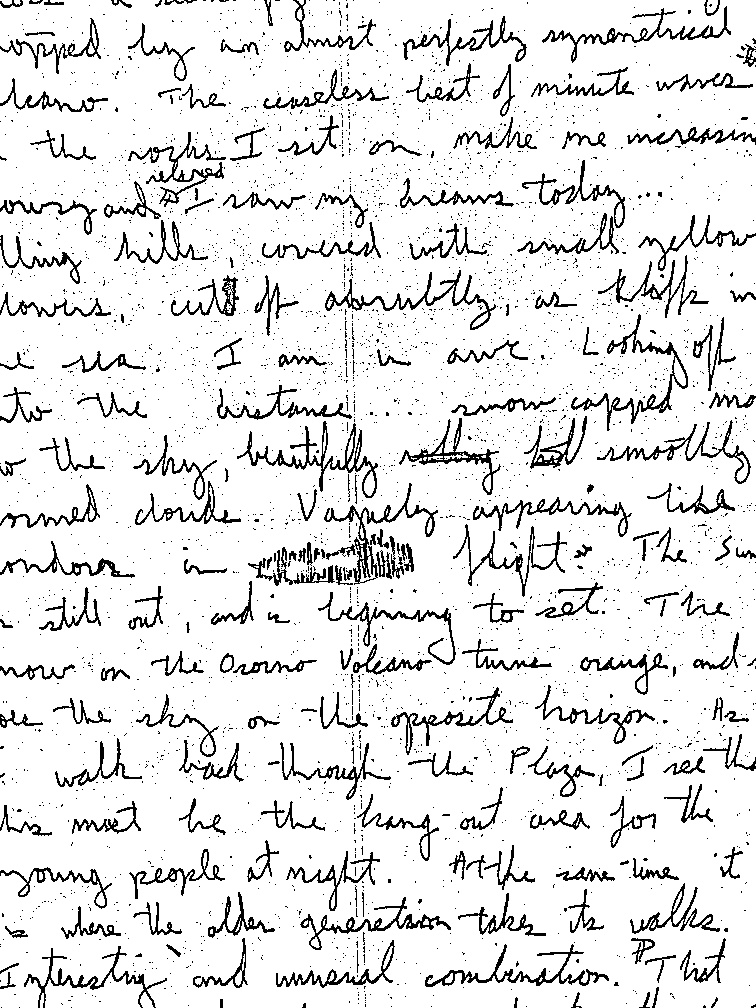
#> input picture Lab4/4-2.jpg, 756 x 1008 px, found by its file name
$ python task42.py
#> lines starting #> are read from the running program, lines starting #| are printed output that depends on the picture; after the words box and inside, x2 and y2 are one past the last pixel; in counts of white or black regions, pixels touching at a corner belong together
import cv2
import numpy as np
from win32api import GetSystemMetrics as gsm # monitor resolution


def fixresize(img, max):
    r = max / img.shape[0]
    dim = (int(img.shape[1] * r), max)
    return cv2.resize(img, dim)

f = cv2.FONT_ITALIC
k1 = np.ones((2,2))
k2 = np.ones((2,1))
k3 = np.ones((1,2))
c = 0

img  = cv2.imread('Lab4\\4-2.jpg', flags=cv2.IMREAD_GRAYSCALE)
#> img is the input picture: shape (1008, 756); min 0, max 255, mean 228.5
#img = cv2.blur(img, (2,2))
t, imgbt = cv2.threshold(img, 80, 255, cv2.THRESH_BINARY)
#> imgbt: shape (1008, 756); 89.7% white; black in thin lines or dots
imgbt = cv2.morphologyEx(imgbt, cv2.MORPH_CLOSE, k1)
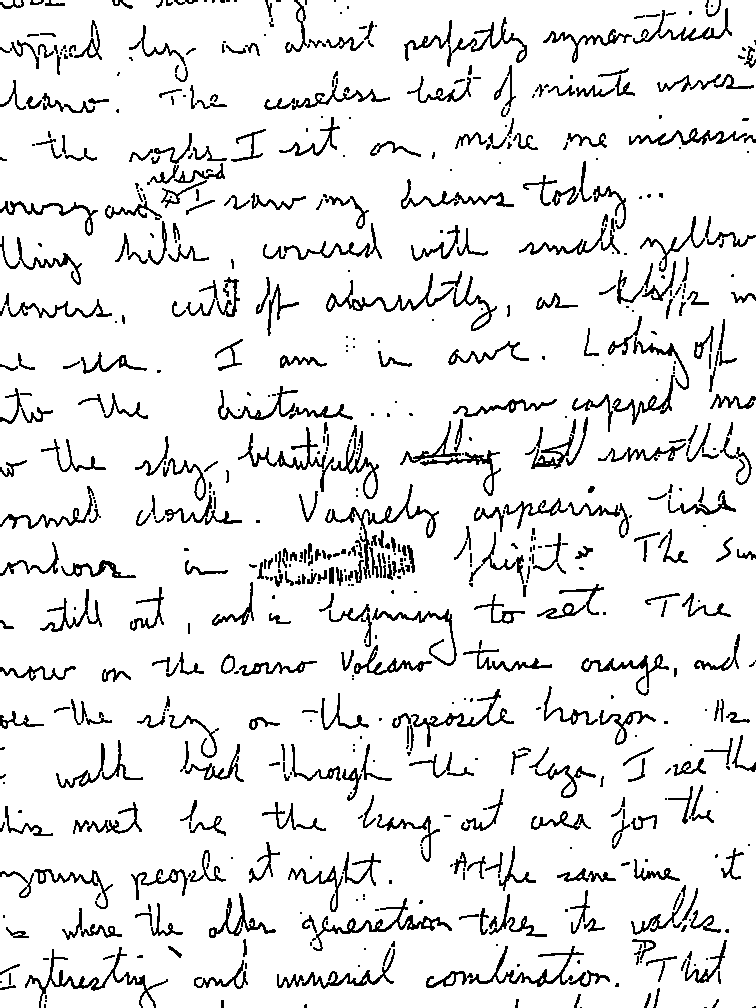
#> imgbt: shape (1008, 756); 90.7% white; black in thin lines or dots
imgbt = cv2.erode(imgbt, k2, None, (0,0), 3)
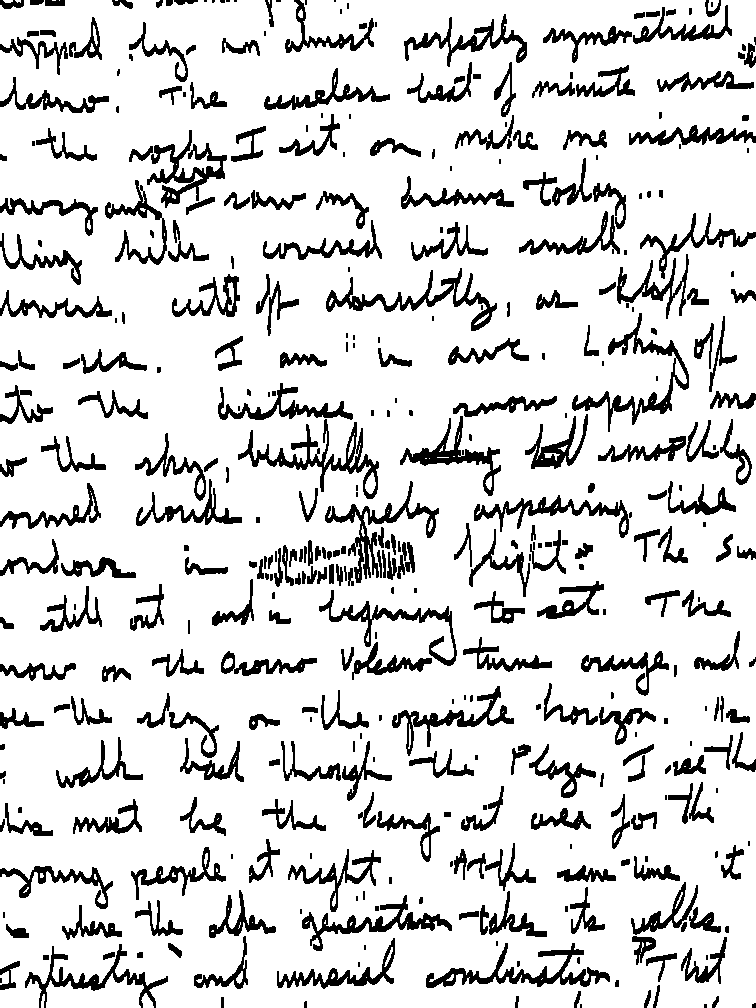
#> imgbt: shape (1008, 756); 84.8% white; 410 black regions (102 under 20 px), largest, box (x1, y1, x2, y2) and area: (238, 419, 379, 499) 2261, (572, 313, 689, 432) 2158, (426, 943, 610, 988) 2127
imgbt = cv2.erode(imgbt, k3, None, (1,0), 1)
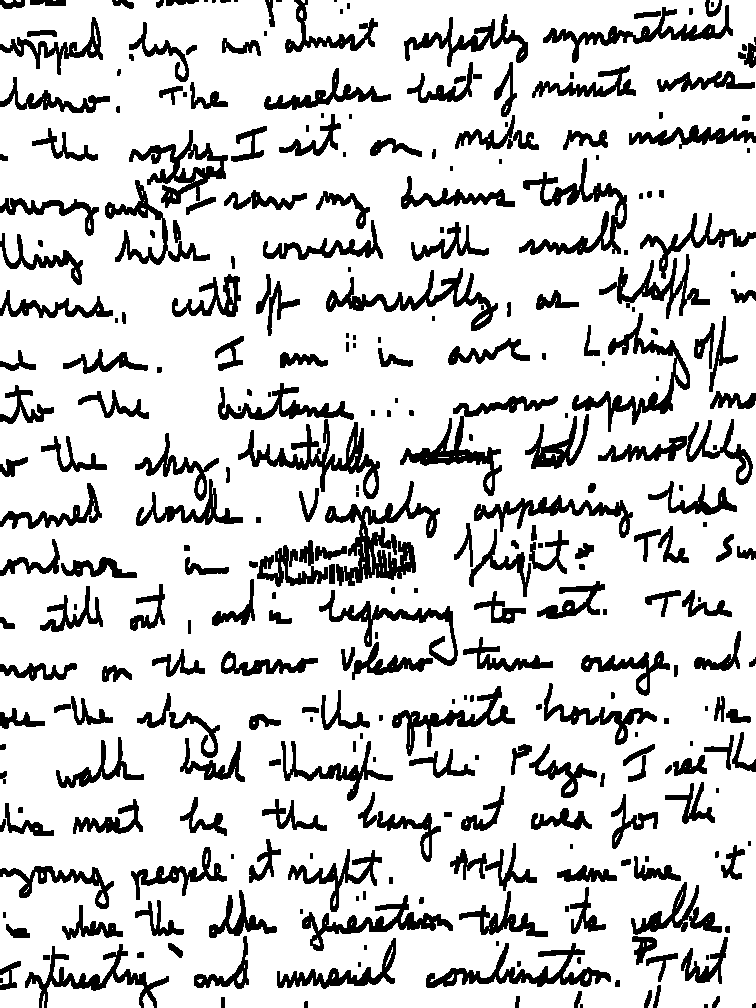
#> imgbt: shape (1008, 756); 82% white; 317 black regions (60 under 20 px), largest, box (x1, y1, x2, y2) and area: (325, 481, 440, 586) 3771, (238, 419, 380, 499) 2757, (519, 158, 627, 255) 2688

img_combine = np.concatenate((cv2.putText(img, 'original', (30,30), f, 1,c,2),
                            cv2.putText(imgbt, 'noise reduce', (30,30), f, 1,c,2)),1)
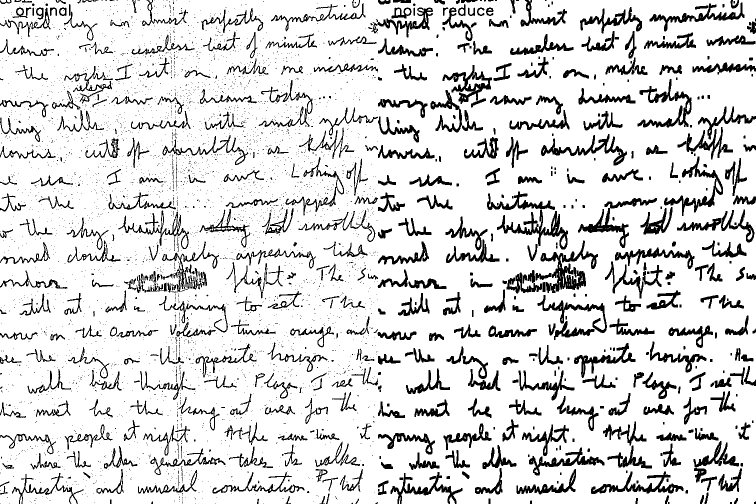
#> img_combine: shape (1008, 1512) (shown at 1/2 size); min 0, max 255, mean 218.5
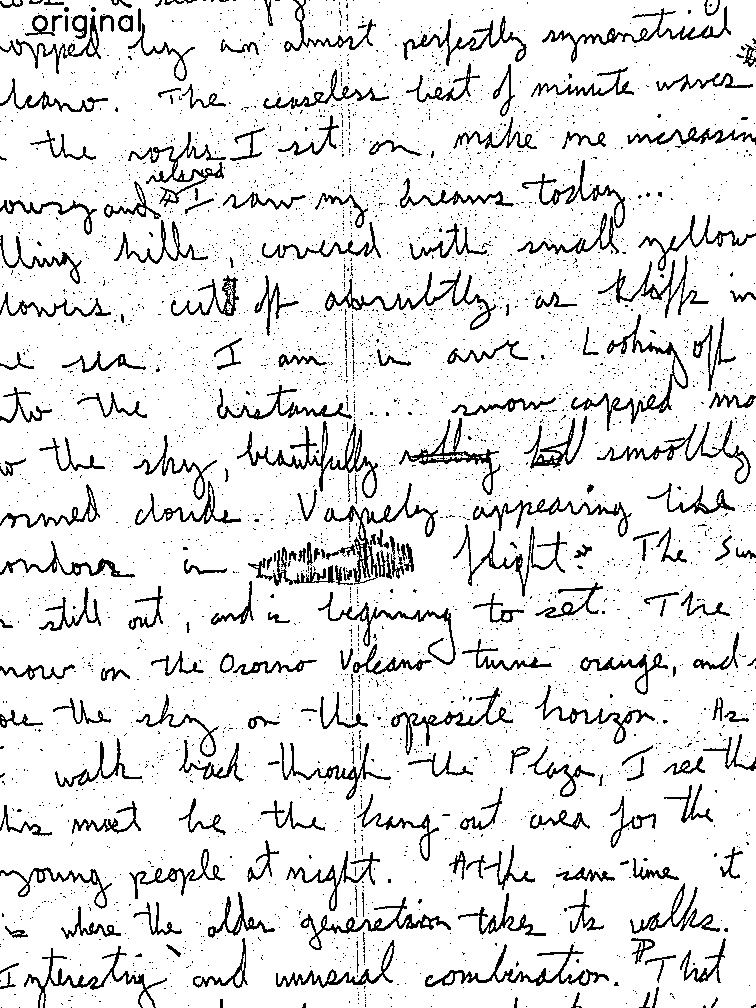
#> img: shape (1008, 756); 0.11% of pixels changed, all inside (x1, y1, x2, y2) = (32, 7, 141, 39)
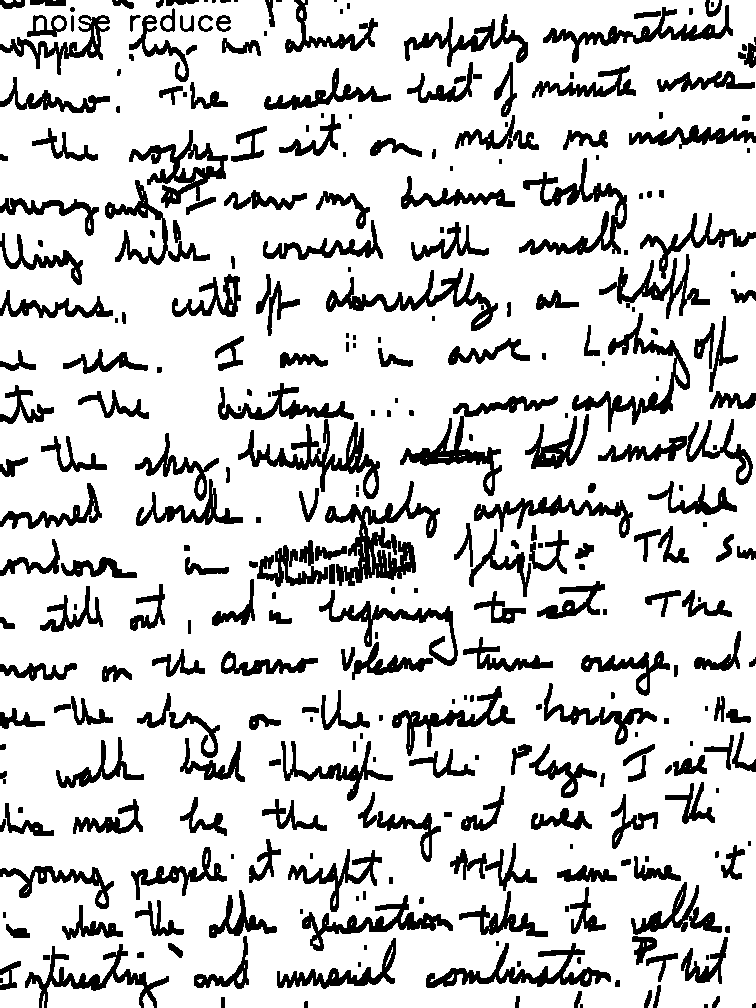
#> imgbt: shape (1008, 756); 81.9% white; 324 black regions (60 under 20 px), largest, box (x1, y1, x2, y2) and area: (325, 481, 440, 586) 3771, (238, 419, 380, 499) 2757, (519, 158, 627, 255) 2688

cv2.imshow('kod', fixresize(img_combine, gsm(1)-100))
#> (this line was passed over: win32api is not available in this run)
cv2.imwrite('Lab4\\mrph\\final_4-2.jpg', img_combine)
cv2.waitKey()

$ run again, with Lab4/4-1.jpg copied over Lab4/4-2.jpg
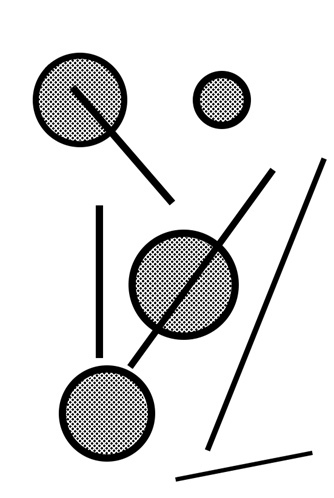
#> input picture Lab4/4-1.jpg, 334 x 498 px, found by its file name
#> img is the input picture: shape (498, 334); min 0, max 255, mean 223.8
#> `img_combine = np.concatenate((cv2.putText(img, 'original', (30,30), f,..`:
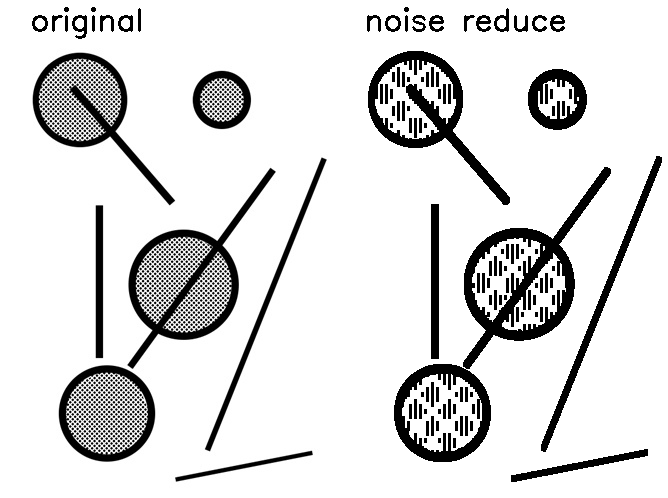
#> img_combine: shape (498, 668); min 0, max 255, mean 220.2
#> img: shape (498, 334); 0.5% of pixels changed, all inside (x1, y1, x2, y2) = (32, 7, 141, 39)
#> `img_combine = np.concatenate((cv2.putText(img, 'original', (30,30), f,..`:
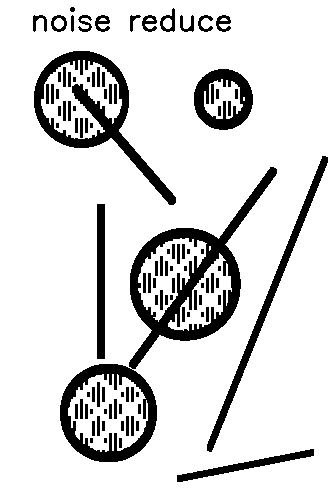
#> imgbt: shape (498, 334); 85.4% white; 104 black regions (22 under 20 px), largest, box (x1, y1, x2, y2) and area: (60, 167, 277, 462) 9128, (34, 51, 176, 205) 4158, (207, 156, 328, 452) 2279
